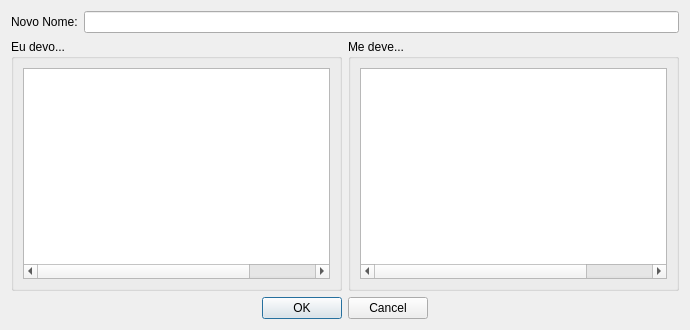
<?xml version="1.0" encoding="UTF-8"?>
<ui version="4.0">
 <class>Form</class>
 <widget class="QWidget" name="Form">
  <property name="geometry">
   <rect>
    <x>0</x>
    <y>0</y>
    <width>690</width>
    <height>330</height>
   </rect>
  </property>
  <property name="minimumSize">
   <size>
    <width>690</width>
    <height>330</height>
   </size>
  </property>
  <property name="windowTitle">
   <string>Adicionar Gasto</string>
  </property>
  <layout class="QVBoxLayout" name="verticalLayout">
   <item>
    <layout class="QHBoxLayout" name="horizontalLayout">
     <item>
      <widget class="QLabel" name="label">
       <property name="text">
        <string>Novo Nome:</string>
       </property>
      </widget>
     </item>
     <item>
      <widget class="QLineEdit" name="lineEdit"/>
     </item>
    </layout>
   </item>
   <item>
    <layout class="QHBoxLayout" name="horizontalLayout_17">
     <item>
      <widget class="QGroupBox" name="boxSaidas_3">
       <property name="sizePolicy">
        <sizepolicy hsizetype="Expanding" vsizetype="Preferred">
         <horstretch>0</horstretch>
         <verstretch>0</verstretch>
        </sizepolicy>
       </property>
       <property name="minimumSize">
        <size>
         <width>0</width>
         <height>0</height>
        </size>
       </property>
       <property name="title">
        <string>Eu devo...</string>
       </property>
       <layout class="QVBoxLayout" name="verticalLayout_10">
        <item>
         <widget class="QTreeWidget" name="treeDevo">
          <property name="sizePolicy">
           <sizepolicy hsizetype="Expanding" vsizetype="Expanding">
            <horstretch>0</horstretch>
            <verstretch>0</verstretch>
           </sizepolicy>
          </property>
          <property name="minimumSize">
           <size>
            <width>300</width>
            <height>0</height>
           </size>
          </property>
          <property name="alternatingRowColors">
           <bool>true</bool>
          </property>
          <property name="rootIsDecorated">
           <bool>true</bool>
          </property>
          <property name="uniformRowHeights">
           <bool>false</bool>
          </property>
          <property name="itemsExpandable">
           <bool>false</bool>
          </property>
          <property name="sortingEnabled">
           <bool>true</bool>
          </property>
          <property name="wordWrap">
           <bool>true</bool>
          </property>
          <property name="headerHidden">
           <bool>true</bool>
          </property>
          <attribute name="headerVisible">
           <bool>false</bool>
          </attribute>
          <attribute name="headerCascadingSectionResizes">
           <bool>false</bool>
          </attribute>
          <attribute name="headerHighlightSections">
           <bool>false</bool>
          </attribute>
          <column>
           <property name="text">
            <string>Data</string>
           </property>
          </column>
          <column>
           <property name="text">
            <string>Item</string>
           </property>
          </column>
          <column>
           <property name="text">
            <string>Comentário</string>
           </property>
          </column>
          <column>
           <property name="text">
            <string>Valor</string>
           </property>
          </column>
         </widget>
        </item>
       </layout>
      </widget>
     </item>
     <item>
      <widget class="QGroupBox" name="boxSaidas_4">
       <property name="sizePolicy">
        <sizepolicy hsizetype="Expanding" vsizetype="Preferred">
         <horstretch>0</horstretch>
         <verstretch>0</verstretch>
        </sizepolicy>
       </property>
       <property name="minimumSize">
        <size>
         <width>0</width>
         <height>0</height>
        </size>
       </property>
       <property name="title">
        <string>Me deve...</string>
       </property>
       <layout class="QVBoxLayout" name="verticalLayout_11">
        <item>
         <widget class="QTreeWidget" name="treeDevem">
          <property name="sizePolicy">
           <sizepolicy hsizetype="Expanding" vsizetype="Expanding">
            <horstretch>0</horstretch>
            <verstretch>0</verstretch>
           </sizepolicy>
          </property>
          <property name="minimumSize">
           <size>
            <width>300</width>
            <height>0</height>
           </size>
          </property>
          <property name="alternatingRowColors">
           <bool>true</bool>
          </property>
          <property name="rootIsDecorated">
           <bool>true</bool>
          </property>
          <property name="uniformRowHeights">
           <bool>false</bool>
          </property>
          <property name="itemsExpandable">
           <bool>false</bool>
          </property>
          <property name="sortingEnabled">
           <bool>true</bool>
          </property>
          <property name="wordWrap">
           <bool>true</bool>
          </property>
          <property name="headerHidden">
           <bool>true</bool>
          </property>
          <attribute name="headerVisible">
           <bool>false</bool>
          </attribute>
          <attribute name="headerCascadingSectionResizes">
           <bool>false</bool>
          </attribute>
          <attribute name="headerHighlightSections">
           <bool>false</bool>
          </attribute>
          <column>
           <property name="text">
            <string>Data</string>
           </property>
          </column>
          <column>
           <property name="text">
            <string>Item</string>
           </property>
          </column>
          <column>
           <property name="text">
            <string>Comentário</string>
           </property>
          </column>
          <column>
           <property name="text">
            <string>Valor</string>
           </property>
          </column>
         </widget>
        </item>
       </layout>
      </widget>
     </item>
    </layout>
   </item>
   <item>
    <widget class="QDialogButtonBox" name="buttonBox">
     <property name="orientation">
      <enum>Qt::Horizontal</enum>
     </property>
     <property name="standardButtons">
      <set>QDialogButtonBox::Cancel|QDialogButtonBox::Ok</set>
     </property>
     <property name="centerButtons">
      <bool>true</bool>
     </property>
    </widget>
   </item>
  </layout>
 </widget>
 <resources/>
 <connections/>
</ui>
